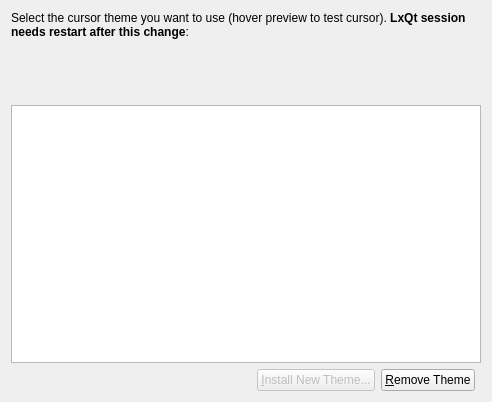
<?xml version="1.0" encoding="UTF-8"?>
<ui version="4.0">
 <class>SelectWnd</class>
 <widget class="QWidget" name="SelectWnd">
  <property name="geometry">
   <rect>
    <x>0</x>
    <y>0</y>
    <width>492</width>
    <height>402</height>
   </rect>
  </property>
  <property name="windowTitle">
   <string>LxQt Mouse Theme Configuration</string>
  </property>
  <layout class="QGridLayout" name="gridLayout">
   <item row="0" column="0" colspan="4">
    <widget class="QLabel" name="infoLabel">
     <property name="text">
      <string>Select the cursor theme you want to use (hover preview to test cursor). &lt;b&gt;LxQt session needs restart after this change&lt;/b&gt;:</string>
     </property>
     <property name="wordWrap">
      <bool>true</bool>
     </property>
    </widget>
   </item>
   <item row="1" column="0" colspan="4">
    <widget class="WarningLabel" name="warningLabel" native="true"/>
   </item>
   <item row="2" column="0" colspan="4">
    <widget class="PreviewWidget" name="preview" native="true">
     <property name="sizePolicy">
      <sizepolicy hsizetype="Preferred" vsizetype="Preferred">
       <horstretch>0</horstretch>
       <verstretch>0</verstretch>
      </sizepolicy>
     </property>
     <property name="minimumSize">
      <size>
       <width>0</width>
       <height>48</height>
      </size>
     </property>
    </widget>
   </item>
   <item row="3" column="0" colspan="4">
    <widget class="QListView" name="lbThemes">
     <property name="editTriggers">
      <set>QAbstractItemView::NoEditTriggers</set>
     </property>
     <property name="showDropIndicator" stdset="0">
      <bool>false</bool>
     </property>
     <property name="alternatingRowColors">
      <bool>true</bool>
     </property>
     <property name="verticalScrollMode">
      <enum>QAbstractItemView::ScrollPerPixel</enum>
     </property>
    </widget>
   </item>
   <item row="4" column="0">
    <spacer>
     <property name="orientation">
      <enum>Qt::Horizontal</enum>
     </property>
     <property name="sizeHint" stdset="0">
      <size>
       <width>174</width>
       <height>20</height>
      </size>
     </property>
    </spacer>
   </item>
   <item row="4" column="1">
    <widget class="QPushButton" name="btInstall">
     <property name="enabled">
      <bool>false</bool>
     </property>
     <property name="text">
      <string>&amp;Install New Theme...</string>
     </property>
    </widget>
   </item>
   <item row="4" column="2">
    <widget class="QPushButton" name="btRemove">
     <property name="text">
      <string>&amp;Remove Theme</string>
     </property>
    </widget>
   </item>
  </layout>
 </widget>
 <customwidgets>
  <customwidget>
   <class>PreviewWidget</class>
   <extends>QWidget</extends>
   <header>previewwidget.h</header>
  </customwidget>
  <customwidget>
   <class>WarningLabel</class>
   <extends>QWidget</extends>
   <header>warninglabel.h</header>
   <container>1</container>
  </customwidget>
 </customwidgets>
 <tabstops>
  <tabstop>lbThemes</tabstop>
  <tabstop>btInstall</tabstop>
  <tabstop>btRemove</tabstop>
 </tabstops>
 <resources/>
 <connections/>
</ui>
